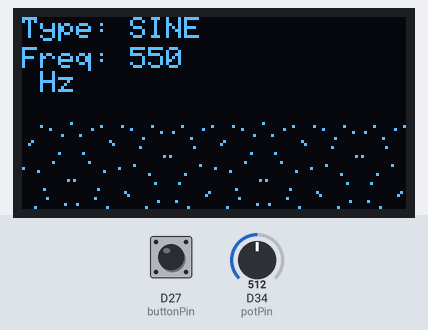
Bench run of a sketch on a simulated Arduino Due. Parts: 128×64 one-colour display. Inputs (shaded band) come from the test bench; at power-on: D27 (buttonPin) HIGH, D34 (potPin) = 512 (analog values on the 0–1023 scale). What the sketch prints to the serial monitor is not drawn.

Above: at 1.2 s.
1.3 s: D27 (buttonPin) pulled LOW for 1 s
At 1.95 s:
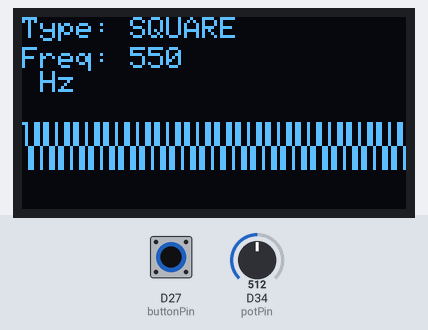
4.0 s: D34 (potPin) set to 716
At 4.9 s:
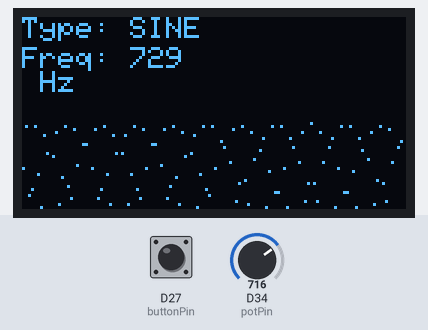
5.5 s: D27 (buttonPin) pulled LOW for 0.15 s
At 6.6 s:
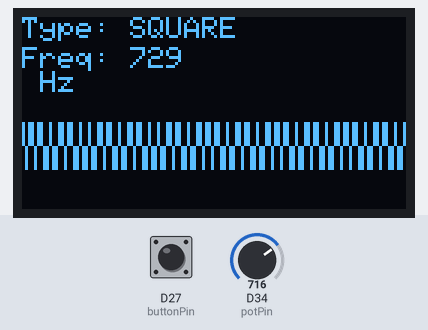
7.4 s: D34 (potPin) set to 900
At 7.9 s:
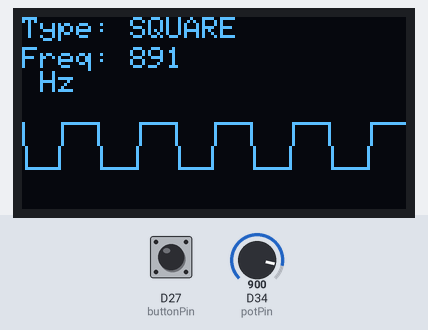
9.0 s: D34 (potPin) set to 1023
At 9.4 s:
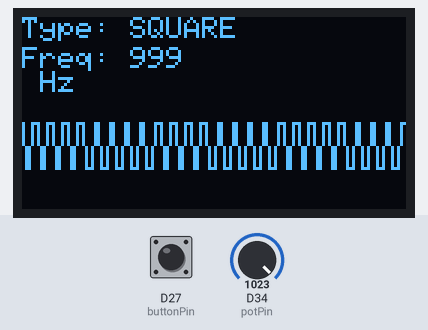
Timing chart, 0 to 11.5 s (numbered marks = the images above; inputs shaded):
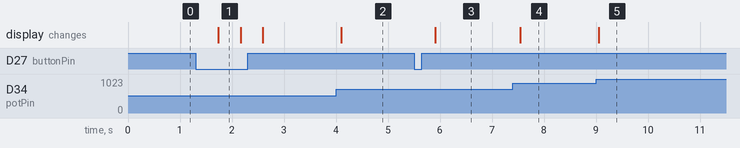

The sketch:

waveformgen.ino
```cpp
#include <Wire.h>
#include <Adafruit_GFX.h>
#include <Adafruit_SSD1306.h>
#include <math.h>

#define SCREEN_WIDTH 128
#define SCREEN_HEIGHT 64
#define OLED_RESET    -1

Adafruit_SSD1306 display(SCREEN_WIDTH, SCREEN_HEIGHT, &Wire, OLED_RESET);

// Pins
const int potPin = 34;
const int buttonPin = 27;


// Waveform state and debounce vars
enum WaveformType {SINE, SQUARE, TRIANGLE, NUM_WAVEFORMS};
WaveformType waveformcurrent = SINE;

bool lastButtonState = LOW;
unsigned long lastDebounceTime = 0;
unsigned long debounceDelay = 50;

//freq
float frequency = 1000;
const int waveformResolution = 80; //chnaged from 100 to 80

/*

uint8_t sineTable[waveformResolution];

// Plot buffer for waveform display
#define PLOT_HEIGHT 30
#define PLOT_OFFSET_Y 33
uint8_t plotBuffer[SCREEN_WIDTH];

void generateSineTable() {
  for (int i = 0; i < waveformResolution; i++) {
    float angle = 2.0 * PI * i / waveformResolution;
    sineTable[i] = (uint8_t)((sin(angle) * 0.5 + 0.5) * 255);
  }
}*/


void drawWaveform(int cycles =1){ //cycles is used to control waves, cycle 10 is stretched out
  display.clearDisplay();

  //show waveform deets
  display.setCursor(0, 0);
  display.print("Type: ");
  switch (waveformcurrent) {
    case SINE:     display.print("SINE "); break;
    case SQUARE:   display.print("SQUARE "); break;
    case TRIANGLE: display.print("TRIANGLE "); break;

  }
  display.setCursor(0, 10);
  display.print("Freq: ");
  display.println(cycles);
  display.print(" Hz");

  //waveform drawing
  for (int x=0; x<SCREEN_WIDTH; x++){
    float phase = (float)x / SCREEN_WIDTH *cycles * 2 * PI;
    int y;
    switch (waveformcurrent) {
      case SINE:
        y = 50 + (int)(15 * sin(phase));
        break;

      case SQUARE:
        // Calculate all points first, then draw lines
        for (int x = 0; x < SCREEN_WIDTH - 1; x++) {
            float phase1 = (float)x / SCREEN_WIDTH * cycles * 2 * PI;
            float phase2 = (float)(x + 1) / SCREEN_WIDTH * cycles * 2 * PI;

            int y1 = (fmod(phase1, 2 * PI) < PI) ? 35 : 50;  // Adjusted heights
            int y2 = (fmod(phase2, 2 * PI) < PI) ? 35 : 50;

            display.drawLine(x, y1, x + 1, y2, SSD1306_WHITE);
          }
          break;

      case TRIANGLE:
        y = 50 + (int)(15 * (2.0 / PI) * asin(sin(phase))); // triangle via asin(sin())
        break;
    }
    display.drawPixel(x,y,SSD1306_WHITE);
  }
  display.display();
}


void setup() {
  Serial.begin(115200);
  pinMode(buttonPin, INPUT_PULLUP);
  pinMode(potPin, INPUT);
  analogReadResolution(12);

  if (!display.begin(SSD1306_SWITCHCAPVCC, 0x3C)) {
    Serial.println(F("OLED failed"));
    while (1);
  }

  display.clearDisplay();
  display.setTextSize(1);
  display.setTextColor(SSD1306_WHITE);
  //drawWaveform();
  //generateSineTable(); //commented thi sout to see what happens
}

void loop() {
  // Handle button with debounce
   static unsigned long lastPrint = 0;

  // Simple button check without debouncing first
  int reading = digitalRead(buttonPin);
  if (reading == LOW) {  // Button pressed
    waveformcurrent = (WaveformType)((waveformcurrent + 1) % 3);
    Serial.print("Button pressed! New waveform: ");
    Serial.println(waveformcurrent);
    delay(300); // Simple delay instead of debouncing
  }


  // Read frequency from potentiometer
  int potValue = analogRead(potPin);
  frequency = map(potValue, 0, 4095, 100, 1000); // 10Hz to 1kHz

  drawWaveform(frequency);
  delay(100);
}


/*
  // DAC output
  static int index = 0;
  static unsigned long lastUpdate = 0;
  unsigned long interval = 1000000UL / (waveformResolution * frequency); // μs

  if (micros() - lastUpdate >= interval) {
    lastUpdate = micros();
    uint8_t value = 0;
    switch (waveform) {
      case SINE:
        value = sineTable[index];
        break;
      case SQUARE:
        value = (index < waveformResolution / 2) ? 255 : 0;
        break;
      case TRIANGLE:
        value = (index < waveformResolution / 2) ?
                map(index, 0, waveformResolution / 2, 0, 255) :
                map(index, waveformResolution / 2, waveformResolution, 255, 0);
        break;
    }

    dacWrite(dacPin, value);
    updatePlot(value);
    drawUI();
    index = (index + 1) % waveformResolution;
  }
}

void updatePlot(uint8_t val) {
  // Shift old values left
  for (int i = 0; i < SCREEN_WIDTH - 1; i++) {
    plotBuffer[i] = plotBuffer[i + 1];
  }

  // Scale DAC value (0–255) to OLED range (PLOT_HEIGHT pixels)
  plotBuffer[SCREEN_WIDTH - 1] = map(val, 0, 255, 0, PLOT_HEIGHT - 1);
}

void drawUI() {
  display.clearDisplay();

  // Draw text
  display.setTextSize(1);
  display.setTextColor(SSD1306_WHITE);
  display.setCursor(0, 0);
  display.print("Type: ");
  display.print(getWaveformName());

  display.setCursor(0, 10);
  display.print("Freq: ");
  display.print((int)frequency);
  display.print(" Hz");

  // Draw waveform graph
  for (int x = 0; x < SCREEN_WIDTH; x++) {
    int y = PLOT_OFFSET_Y + (PLOT_HEIGHT - 1 - plotBuffer[x]);
    display.drawPixel(x, y, SSD1306_WHITE);
  }

  display.display();
}

const char* getWaveformName() {
  switch (waveform) {
    case SINE: return "SINE";
    case SQUARE: return "SQUARE";
    case TRIANGLE: return "TRIANGLE";
    default: return "UNKNOWN";
  }
}
*/
```

Measured:
- after the input at 1.3 s, the display: changes after 0.44 s (image 1)
- after the input at 4.0 s, the display: changes after 0.10 s (image 2)
- after the input at 5.5 s, the display: changes after 0.41 s (image 3)
- after the input at 7.4 s, the display: changes after 0.14 s (image 4)
- after the input at 9.0 s, the display: changes after 0.05 s (image 5)
- what the display in image 1 shows lasts 0.5 s, from 1.7 s to 2.2 s
